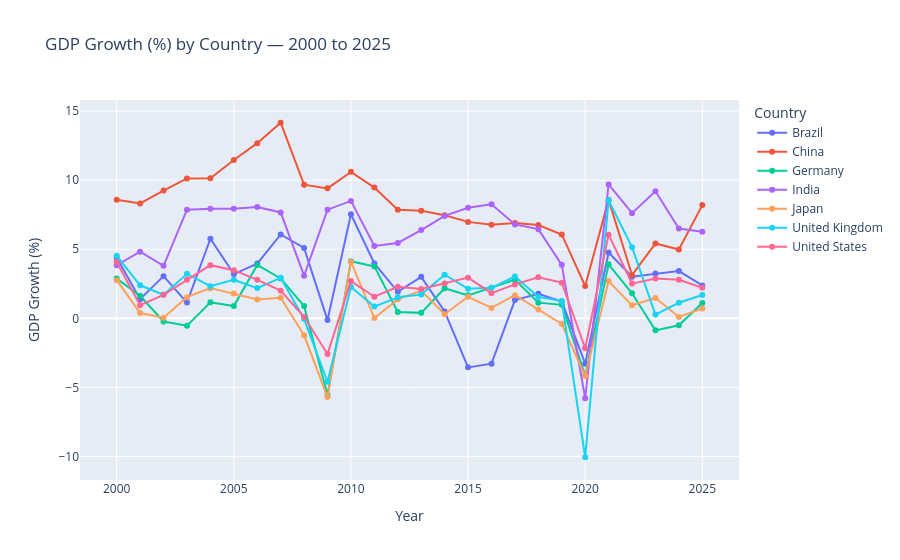
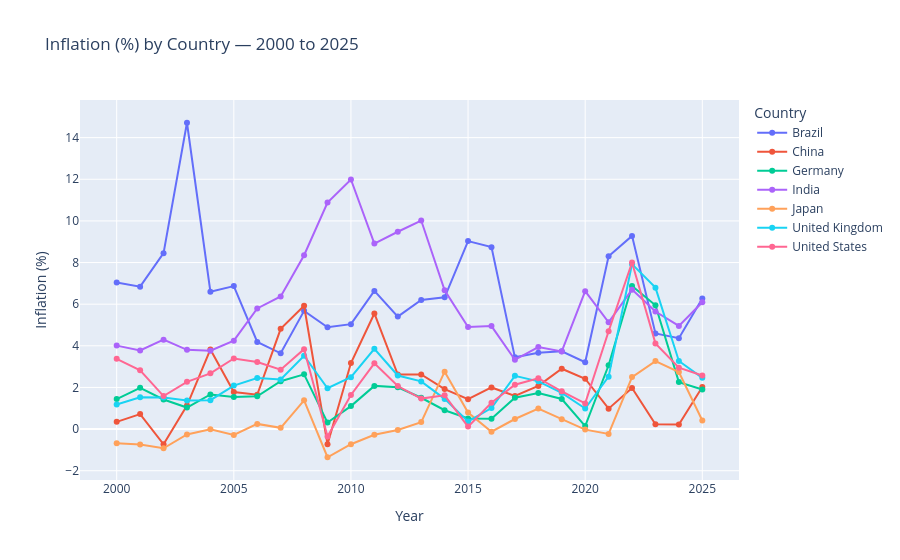
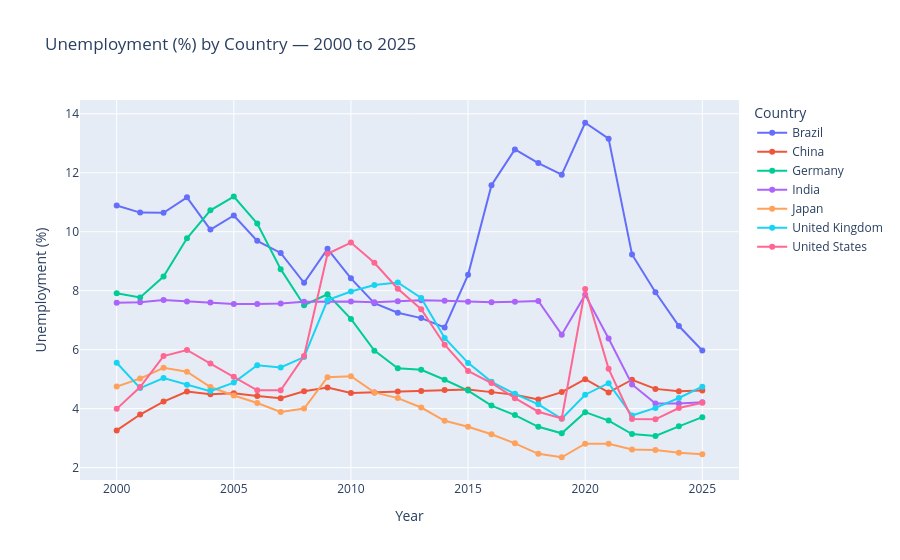

These figures' notebook cell, in order:
### Markdown cell above
## 5. Trend Analysis — Line Charts

### Code cell
# Trend Charts
for ind in indicators:
    fig = px.line(
        data_clean, x='year', y=ind, color='economy',
        title=f'{ind} by Country — 2000 to 2025',
        labels={'year': 'Year', 'economy': 'Country'},
        markers=True
    )
    fig.update_layout(hovermode='x unified')
    fig.show()

### Figure 1 — Plotly figure (JSON) as saved in the notebook; plotly's stock layout.template omitted (floating-point values rounded to 4 significant figures)
{"data": [{"hovertemplate": "Country=Brazil<br>Year=%{x}<br>GDP Growth (%)=%{y}<extra></extra>", "legendgroup": "Brazil", "line": {"color": "#636efa", "dash": "solid"}, "marker": {"symbol": "circle"}, "mode": "lines+markers", "name": "Brazil", "orientation": "v", "showlegend": true, "type": "scatter", "x": [2000, 2001, 2002, 2003, 2004, 2005, 2006, 2007, 2008, 2009, 2010, 2011, 2012, 2013, 2014, 2015, 2016, 2017, 2018, 2019, 2020, 2021, 2022, 2023, 2024, 2025], "xaxis": "x", "y": [4.388, 1.39, 3.053, 1.141, 5.76, 3.202, 3.962, 6.07, 5.094, -0.1258, 7.528, 3.974, 1.921, 3.005, 0.504, -3.546, -3.276, 1.323, 1.784, 1.221, -3.277, 4.763, 3.017, 3.242, 3.419, 2.381], "yaxis": "y"}, {"hovertemplate": "Country=China<br>Year=%{x}<br>GDP Growth (%)=%{y}<extra></extra>", "legendgroup": "China", "line": {"color": "#EF553B", "dash": "solid"}, "marker": {"symbol": "circle"}, "mode": "lines+markers", "name": "China", "orientation": "v", "showlegend": true, "type": "scatter", "x": [2000, 2001, 2002, 2003, 2004, 2005, 2006, 2007, 2008, 2009, 2010, 2011, 2012, 2013, 2014, 2015, 2016, 2017, 2018, 2019, 2020, 2021, 2022, 2023, 2024, 2025], "xaxis": "x", "y": [8.586, 8.313, 9.243, 10.12, 10.13, 11.46, 12.67, 14.15, 9.67, 9.403, 10.6, 9.461, 7.856, 7.779, 7.462, 6.979, 6.776, 6.891, 6.757, 6.069, 2.34, 8.57, 3.134, 5.415, 4.977, 8.192], "yaxis": "y"}, {"hovertemplate": "Country=Germany<br>Year=%{x}<br>GDP Growth (%)=%{y}<extra></extra>", "legendgroup": "Germany", "line": {"color": "#00cc96", "dash": "solid"}, "marker": {"symbol": "circle"}, "mode": "lines+markers", "name": "Germany", "orientation": "v", "showlegend": true, "type": "scatter", "x": [2000, 2001, 2002, 2003, 2004, 2005, 2006, 2007, 2008, 2009, 2010, 2011, 2012, 2013, 2014, 2015, 2016, 2017, 2018, 2019, 2020, 2021, 2022, 2023, 2024, 2025], "xaxis": "x", "y": [2.877, 1.636, -0.2283, -0.5298, 1.162, 0.8855, 3.867, 2.889, 0.8879, -5.545, 4.135, 3.758, 0.4635, 0.397, 2.18, 1.663, 2.222, 2.798, 1.136, 0.9777, -4.132, 3.91, 1.809, -0.8696, -0.4959, 1.114], "yaxis": "y"}, {"hovertemplate": "Country=India<br>Year=%{x}<br>GDP Growth (%)=%{y}<extra></extra>", "legendgroup": "India", "line": {"color": "#ab63fa", "dash": "solid"}, "marker": {"symbol": "circle"}, "mode": "lines+markers", "name": "India", "orientation": "v", "showlegend": true, "type": "scatter", "x": [2000, 2001, 2002, 2003, 2004, 2005, 2006, 2007, 2008, 2009, 2010, 2011, 2012, 2013, 2014, 2015, 2016, 2017, 2018, 2019, 2020, 2021, 2022, 2023, 2024, 2025], "xaxis": "x", "y": [3.841, 4.824, 3.804, 7.86, 7.923, 7.923, 8.061, 7.661, 3.087, 7.862, 8.498, 5.241, 5.456, 6.386, 7.41, 7.996, 8.256, 6.795, 6.454, 3.871, -5.778, 9.69, 7.609, 9.191, 6.495, 6.257], "yaxis": "y"}, {"hovertemplate": "Country=Japan<br>Year=%{x}<br>GDP Growth (%)=%{y}<extra></extra>", "legendgroup": "Japan", "line": {"color": "#FFA15A", "dash": "solid"}, "marker": {"symbol": "circle"}, "mode": "lines+markers", "name": "Japan", "orientation": "v", "showlegend": true, "type": "scatter", "x": [2000, 2001, 2002, 2003, 2004, 2005, 2006, 2007, 2008, 2009, 2010, 2011, 2012, 2013, 2014, 2015, 2016, 2017, 2018, 2019, 2020, 2021, 2022, 2023, 2024, 2025], "xaxis": "x", "y": [2.765, 0.3861, 0.04196, 1.535, 2.186, 1.804, 1.372, 1.484, -1.224, -5.693, 4.098, 0.02381, 1.375, 2.005, 0.2962, 1.561, 0.7538, 1.675, 0.6434, -0.4022, -4.169, 2.697, 0.942, 1.475, 0.1043, 0.7094], "yaxis": "y"}, {"hovertemplate": "Country=United Kingdom<br>Year=%{x}<br>GDP Growth (%)=%{y}<extra></extra>", "legendgroup": "United Kingdom", "line": {"color": "#19d3f3", "dash": "solid"}, "marker": {"symbol": "circle"}, "mode": "lines+markers", "name": "United Kingdom", "orientation": "v", "showlegend": true, "type": "scatter", "x": [2000, 2001, 2002, 2003, 2004, 2005, 2006, 2007, 2008, 2009, 2010, 2011, 2012, 2013, 2014, 2015, 2016, 2017, 2018, 2019, 2020, 2021, 2022, 2023, 2024, 2025], "xaxis": "x", "y": [4.524, 2.391, 1.709, 3.219, 2.326, 2.791, 2.19, 2.931, -0.04941, -4.587, 2.261, 0.8514, 1.528, 1.718, 3.16, 2.14, 2.207, 3.023, 1.551, 1.256, -10.05, 8.543, 5.15, 0.2717, 1.126, 1.687], "yaxis": "y"}, {"hovertemplate": "Country=United States<br>Year=%{x}<br>GDP Growth (%)=%{y}<extra></extra>", "legendgroup": "United States", "line": {"color": "#FF6692", "dash": "solid"}, "marker": {"symbol": "circle"}, "mode": "lines+markers", "name": "United States", "orientation": "v", "showlegend": true, "type": "scatter", "x": [2000, 2001, 2002, 2003, 2004, 2005, 2006, 2007, 2008, 2009, 2010, 2011, 2012, 2013, 2014, 2015, 2016, 2017, 2018, 2019, 2020, 2021, 2022, 2023, 2024, 2025], "xaxis": "x", "y": [4.078, 0.9555, 1.7, 2.796, 3.848, 3.484, 2.785, 2.004, 0.1136, -2.577, 2.695, 1.564, 2.289, 2.118, 2.524, 2.946, 1.819, 2.458, 2.967, 2.584, -2.163, 6.055, 2.512, 2.888, 2.793, 2.209], "yaxis": "y"}], "layout": {"hovermode": "x unified", "legend": {"title": {"text": "Country"}, "tracegroupgap": 0}, "title": {"text": "GDP Growth (%) by Country — 2000 to 2025"}, "xaxis": {"anchor": "y", "domain": [0, 1], "title": {"text": "Year"}}, "yaxis": {"anchor": "x", "domain": [0, 1], "title": {"text": "GDP Growth (%)"}}}}

### Figure 2 — Plotly figure (JSON) as saved in the notebook; plotly's stock layout.template omitted (floating-point values rounded to 4 significant figures)
{"data": [{"hovertemplate": "Country=Brazil<br>Year=%{x}<br>Inflation (%)=%{y}<extra></extra>", "legendgroup": "Brazil", "line": {"color": "#636efa", "dash": "solid"}, "marker": {"symbol": "circle"}, "mode": "lines+markers", "name": "Brazil", "orientation": "v", "showlegend": true, "type": "scatter", "x": [2000, 2001, 2002, 2003, 2004, 2005, 2006, 2007, 2008, 2009, 2010, 2011, 2012, 2013, 2014, 2015, 2016, 2017, 2018, 2019, 2020, 2021, 2022, 2023, 2024, 2025], "xaxis": "x", "y": [7.044, 6.84, 8.45, 14.71, 6.597, 6.87, 4.184, 3.641, 5.679, 4.888, 5.039, 6.636, 5.403, 6.204, 6.329, 9.03, 8.739, 3.446, 3.665, 3.733, 3.212, 8.302, 9.28, 4.594, 4.367, 6.276], "yaxis": "y"}, {"hovertemplate": "Country=China<br>Year=%{x}<br>Inflation (%)=%{y}<extra></extra>", "legendgroup": "China", "line": {"color": "#EF553B", "dash": "solid"}, "marker": {"symbol": "circle"}, "mode": "lines+markers", "name": "China", "orientation": "v", "showlegend": true, "type": "scatter", "x": [2000, 2001, 2002, 2003, 2004, 2005, 2006, 2007, 2008, 2009, 2010, 2011, 2012, 2013, 2014, 2015, 2016, 2017, 2018, 2019, 2020, 2021, 2022, 2023, 2024, 2025], "xaxis": "x", "y": [0.3478, 0.7191, -0.732, 1.128, 3.825, 1.776, 1.649, 4.817, 5.925, -0.7282, 3.175, 5.554, 2.62, 2.621, 1.922, 1.437, 2.0, 1.593, 2.075, 2.899, 2.419, 0.981, 1.974, 0.2348, 0.2181, 2.018], "yaxis": "y"}, {"hovertemplate": "Country=Germany<br>Year=%{x}<br>Inflation (%)=%{y}<extra></extra>", "legendgroup": "Germany", "line": {"color": "#00cc96", "dash": "solid"}, "marker": {"symbol": "circle"}, "mode": "lines+markers", "name": "Germany", "orientation": "v", "showlegend": true, "type": "scatter", "x": [2000, 2001, 2002, 2003, 2004, 2005, 2006, 2007, 2008, 2009, 2010, 2011, 2012, 2013, 2014, 2015, 2016, 2017, 2018, 2019, 2020, 2021, 2022, 2023, 2024, 2025], "xaxis": "x", "y": [1.44, 1.984, 1.421, 1.034, 1.666, 1.547, 1.577, 2.298, 2.628, 0.3127, 1.104, 2.075, 2.008, 1.505, 0.9068, 0.5144, 0.4917, 1.509, 1.732, 1.446, 0.1449, 3.067, 6.873, 5.946, 2.256, 1.9], "yaxis": "y"}, {"hovertemplate": "Country=India<br>Year=%{x}<br>Inflation (%)=%{y}<extra></extra>", "legendgroup": "India", "line": {"color": "#ab63fa", "dash": "solid"}, "marker": {"symbol": "circle"}, "mode": "lines+markers", "name": "India", "orientation": "v", "showlegend": true, "type": "scatter", "x": [2000, 2001, 2002, 2003, 2004, 2005, 2006, 2007, 2008, 2009, 2010, 2011, 2012, 2013, 2014, 2015, 2016, 2017, 2018, 2019, 2020, 2021, 2022, 2023, 2024, 2025], "xaxis": "x", "y": [4.009, 3.779, 4.297, 3.806, 3.767, 4.246, 5.797, 6.373, 8.349, 10.88, 11.99, 8.912, 9.479, 10.02, 6.666, 4.907, 4.948, 3.328, 3.939, 3.73, 6.623, 5.131, 6.699, 5.649, 4.953, 6.091], "yaxis": "y"}, {"hovertemplate": "Country=Japan<br>Year=%{x}<br>Inflation (%)=%{y}<extra></extra>", "legendgroup": "Japan", "line": {"color": "#FFA15A", "dash": "solid"}, "marker": {"symbol": "circle"}, "mode": "lines+markers", "name": "Japan", "orientation": "v", "showlegend": true, "type": "scatter", "x": [2000, 2001, 2002, 2003, 2004, 2005, 2006, 2007, 2008, 2009, 2010, 2011, 2012, 2013, 2014, 2015, 2016, 2017, 2018, 2019, 2020, 2021, 2022, 2023, 2024, 2025], "xaxis": "x", "y": [-0.6766, -0.7401, -0.9235, -0.2565, -0.008573, -0.2829, 0.2494, 0.06004, 1.38, -1.353, -0.7282, -0.2725, -0.04406, 0.335, 2.759, 0.7953, -0.1273, 0.4842, 0.9891, 0.4688, -0.025, -0.2334, 2.498, 3.268, 2.739, 0.4142], "yaxis": "y"}, {"hovertemplate": "Country=United Kingdom<br>Year=%{x}<br>Inflation (%)=%{y}<extra></extra>", "legendgroup": "United Kingdom", "line": {"color": "#19d3f3", "dash": "solid"}, "marker": {"symbol": "circle"}, "mode": "lines+markers", "name": "United Kingdom", "orientation": "v", "showlegend": true, "type": "scatter", "x": [2000, 2001, 2002, 2003, 2004, 2005, 2006, 2007, 2008, 2009, 2010, 2011, 2012, 2013, 2014, 2015, 2016, 2017, 2018, 2019, 2020, 2021, 2022, 2023, 2024, 2025], "xaxis": "x", "y": [1.183, 1.532, 1.52, 1.377, 1.39, 2.089, 2.456, 2.387, 3.521, 1.962, 2.493, 3.856, 2.573, 2.292, 1.451, 0.368, 1.008, 2.558, 2.293, 1.738, 0.9895, 2.518, 7.922, 6.794, 3.272, 2.462], "yaxis": "y"}, {"hovertemplate": "Country=United States<br>Year=%{x}<br>Inflation (%)=%{y}<extra></extra>", "legendgroup": "United States", "line": {"color": "#FF6692", "dash": "solid"}, "marker": {"symbol": "circle"}, "mode": "lines+markers", "name": "United States", "orientation": "v", "showlegend": true, "type": "scatter", "x": [2000, 2001, 2002, 2003, 2004, 2005, 2006, 2007, 2008, 2009, 2010, 2011, 2012, 2013, 2014, 2015, 2016, 2017, 2018, 2019, 2020, 2021, 2022, 2023, 2024, 2025], "xaxis": "x", "y": [3.377, 2.826, 1.586, 2.27, 2.677, 3.393, 3.226, 2.853, 3.839, -0.3555, 1.64, 3.157, 2.069, 1.465, 1.622, 0.1186, 1.262, 2.13, 2.443, 1.812, 1.234, 4.698, 8.003, 4.116, 2.95, 2.576], "yaxis": "y"}], "layout": {"hovermode": "x unified", "legend": {"title": {"text": "Country"}, "tracegroupgap": 0}, "title": {"text": "Inflation (%) by Country — 2000 to 2025"}, "xaxis": {"anchor": "y", "domain": [0, 1], "title": {"text": "Year"}}, "yaxis": {"anchor": "x", "domain": [0, 1], "title": {"text": "Inflation (%)"}}}}

### Figure 3 — Plotly figure (JSON) as saved in the notebook; plotly's stock layout.template omitted (floating-point values rounded to 4 significant figures)
{"data": [{"hovertemplate": "Country=Brazil<br>Year=%{x}<br>Unemployment (%)=%{y}<extra></extra>", "legendgroup": "Brazil", "line": {"color": "#636efa", "dash": "solid"}, "marker": {"symbol": "circle"}, "mode": "lines+markers", "name": "Brazil", "orientation": "v", "showlegend": true, "type": "scatter", "x": [2000, 2001, 2002, 2003, 2004, 2005, 2006, 2007, 2008, 2009, 2010, 2011, 2012, 2013, 2014, 2015, 2016, 2017, 2018, 2019, 2020, 2021, 2022, 2023, 2024, 2025], "xaxis": "x", "y": [10.89, 10.65, 10.64, 11.17, 10.07, 10.55, 9.692, 9.28, 8.268, 9.419, 8.42, 7.578, 7.251, 7.071, 6.755, 8.538, 11.58, 12.79, 12.33, 11.94, 13.7, 13.16, 9.231, 7.947, 6.801, 5.97], "yaxis": "y"}, {"hovertemplate": "Country=China<br>Year=%{x}<br>Unemployment (%)=%{y}<extra></extra>", "legendgroup": "China", "line": {"color": "#EF553B", "dash": "solid"}, "marker": {"symbol": "circle"}, "mode": "lines+markers", "name": "China", "orientation": "v", "showlegend": true, "type": "scatter", "x": [2000, 2001, 2002, 2003, 2004, 2005, 2006, 2007, 2008, 2009, 2010, 2011, 2012, 2013, 2014, 2015, 2016, 2017, 2018, 2019, 2020, 2021, 2022, 2023, 2024, 2025], "xaxis": "x", "y": [3.26, 3.8, 4.24, 4.58, 4.49, 4.52, 4.43, 4.35, 4.59, 4.72, 4.53, 4.55, 4.58, 4.6, 4.63, 4.65, 4.56, 4.47, 4.31, 4.56, 5.0, 4.55, 4.98, 4.67, 4.59, 4.615], "yaxis": "y"}, {"hovertemplate": "Country=Germany<br>Year=%{x}<br>Unemployment (%)=%{y}<extra></extra>", "legendgroup": "Germany", "line": {"color": "#00cc96", "dash": "solid"}, "marker": {"symbol": "circle"}, "mode": "lines+markers", "name": "Germany", "orientation": "v", "showlegend": true, "type": "scatter", "x": [2000, 2001, 2002, 2003, 2004, 2005, 2006, 2007, 2008, 2009, 2010, 2011, 2012, 2013, 2014, 2015, 2016, 2017, 2018, 2019, 2020, 2021, 2022, 2023, 2024, 2025], "xaxis": "x", "y": [7.917, 7.773, 8.482, 9.779, 10.73, 11.19, 10.28, 8.732, 7.508, 7.88, 7.043, 5.967, 5.372, 5.316, 4.979, 4.612, 4.104, 3.781, 3.384, 3.163, 3.881, 3.594, 3.137, 3.071, 3.4, 3.711], "yaxis": "y"}, {"hovertemplate": "Country=India<br>Year=%{x}<br>Unemployment (%)=%{y}<extra></extra>", "legendgroup": "India", "line": {"color": "#ab63fa", "dash": "solid"}, "marker": {"symbol": "circle"}, "mode": "lines+markers", "name": "India", "orientation": "v", "showlegend": true, "type": "scatter", "x": [2000, 2001, 2002, 2003, 2004, 2005, 2006, 2007, 2008, 2009, 2010, 2011, 2012, 2013, 2014, 2015, 2016, 2017, 2018, 2019, 2020, 2021, 2022, 2023, 2024, 2025], "xaxis": "x", "y": [7.589, 7.611, 7.681, 7.633, 7.598, 7.551, 7.553, 7.562, 7.629, 7.636, 7.631, 7.609, 7.645, 7.678, 7.656, 7.629, 7.611, 7.626, 7.652, 6.51, 7.859, 6.38, 4.822, 4.172, 4.173, 4.219], "yaxis": "y"}, {"hovertemplate": "Country=Japan<br>Year=%{x}<br>Unemployment (%)=%{y}<extra></extra>", "legendgroup": "Japan", "line": {"color": "#FFA15A", "dash": "solid"}, "marker": {"symbol": "circle"}, "mode": "lines+markers", "name": "Japan", "orientation": "v", "showlegend": true, "type": "scatter", "x": [2000, 2001, 2002, 2003, 2004, 2005, 2006, 2007, 2008, 2009, 2010, 2011, 2012, 2013, 2014, 2015, 2016, 2017, 2018, 2019, 2020, 2021, 2022, 2023, 2024, 2025], "xaxis": "x", "y": [4.748, 5.02, 5.386, 5.251, 4.734, 4.446, 4.192, 3.888, 4.002, 5.068, 5.102, 4.55, 4.358, 4.038, 3.589, 3.385, 3.132, 2.822, 2.467, 2.351, 2.809, 2.808, 2.614, 2.6, 2.5, 2.451], "yaxis": "y"}, {"hovertemplate": "Country=United Kingdom<br>Year=%{x}<br>Unemployment (%)=%{y}<extra></extra>", "legendgroup": "United Kingdom", "line": {"color": "#19d3f3", "dash": "solid"}, "marker": {"symbol": "circle"}, "mode": "lines+markers", "name": "United Kingdom", "orientation": "v", "showlegend": true, "type": "scatter", "x": [2000, 2001, 2002, 2003, 2004, 2005, 2006, 2007, 2008, 2009, 2010, 2011, 2012, 2013, 2014, 2015, 2016, 2017, 2018, 2019, 2020, 2021, 2022, 2023, 2024, 2025], "xaxis": "x", "y": [5.558, 4.696, 5.037, 4.807, 4.594, 4.884, 5.472, 5.399, 5.748, 7.683, 7.973, 8.195, 8.279, 7.752, 6.398, 5.552, 4.909, 4.501, 4.145, 3.657, 4.472, 4.864, 3.768, 4.025, 4.361, 4.746], "yaxis": "y"}, {"hovertemplate": "Country=United States<br>Year=%{x}<br>Unemployment (%)=%{y}<extra></extra>", "legendgroup": "United States", "line": {"color": "#FF6692", "dash": "solid"}, "marker": {"symbol": "circle"}, "mode": "lines+markers", "name": "United States", "orientation": "v", "showlegend": true, "type": "scatter", "x": [2000, 2001, 2002, 2003, 2004, 2005, 2006, 2007, 2008, 2009, 2010, 2011, 2012, 2013, 2014, 2015, 2016, 2017, 2018, 2019, 2020, 2021, 2022, 2023, 2024, 2025], "xaxis": "x", "y": [3.992, 4.731, 5.783, 5.989, 5.529, 5.084, 4.623, 4.622, 5.784, 9.254, 9.633, 8.949, 8.069, 7.375, 6.168, 5.28, 4.869, 4.355, 3.896, 3.669, 8.055, 5.349, 3.65, 3.638, 4.022, 4.198], "yaxis": "y"}], "layout": {"hovermode": "x unified", "legend": {"title": {"text": "Country"}, "tracegroupgap": 0}, "title": {"text": "Unemployment (%) by Country — 2000 to 2025"}, "xaxis": {"anchor": "y", "domain": [0, 1], "title": {"text": "Year"}}, "yaxis": {"anchor": "x", "domain": [0, 1], "title": {"text": "Unemployment (%)"}}}}
